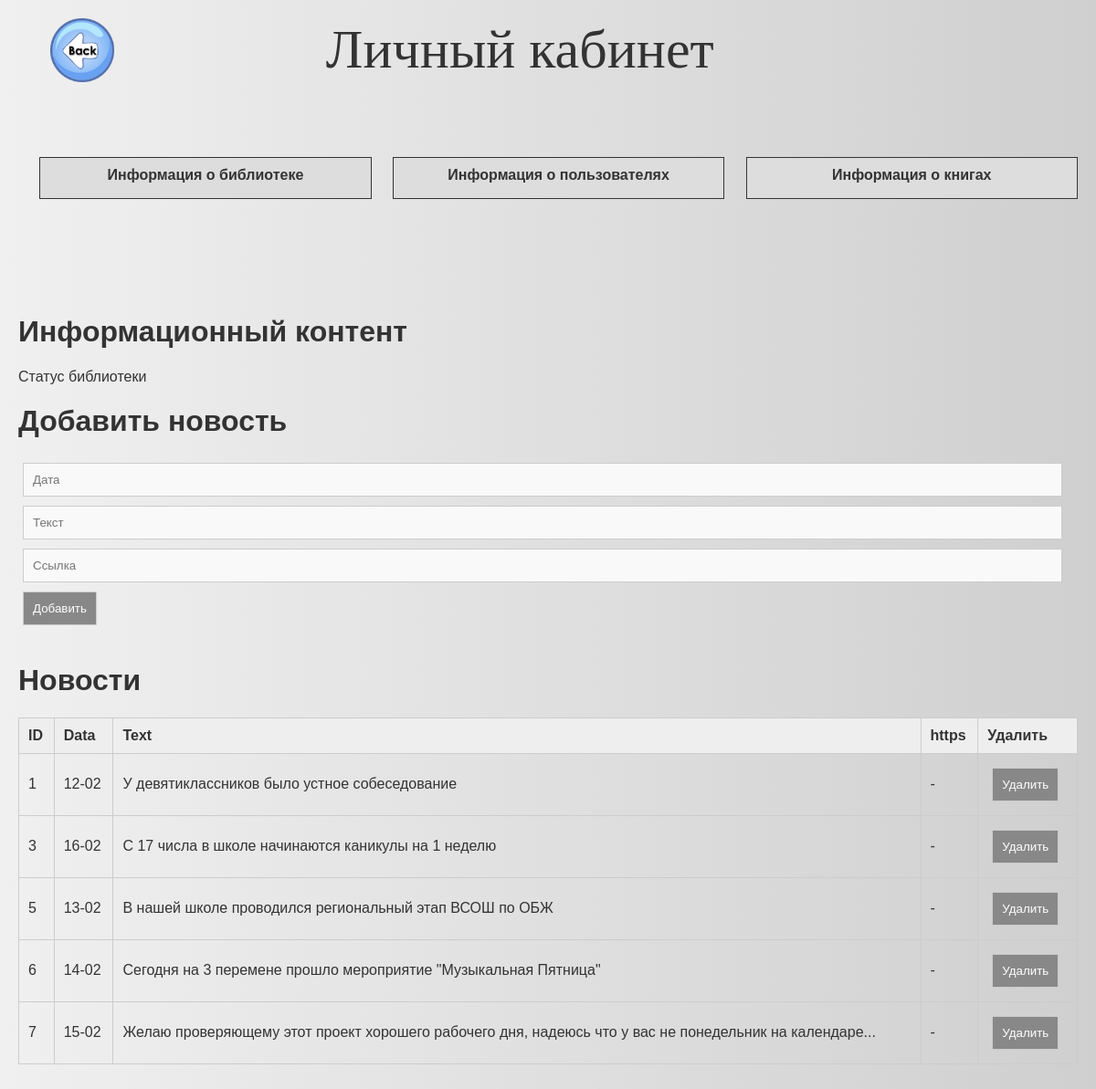
Screenshot of /admin_panel with the database file from the repository.
### models.py (models this page shows)
class News(db.Model):
    __tablename__ = 'news'
    id = db.Column(db.Integer, primary_key=True)
    data = db.Column(db.String(80), nullable=False)
    text = db.Column(db.String(80), nullable=False)
    https = db.Column(db.String(80), nullable=False)

### app.py (the view, shortened to what this page needs)
@app.route('/admin_panel', methods=['GET', 'POST'])
def admin_panel():
    news = News.query.all()
    users = User.query.all()
    books = Book.query.all()
    return render_template('Admin.html', users=users, books=books, news=news)

### templates/Admin.html (shortened to what this page needs)
<!DOCTYPE html>
<html lang="ru">
<head>
</head>
<body>
    <div class="Main000">
        <a class="exit" href="/Kvass52">
        </a>
    <div class="zagolovok">Личный кабинет</div>
    </div>
    <div class="Main0000">
    <div class="button" id="id1" class="active2"> Информация о библиотеке</div>
    <div class="button" id="id2"> Информация о пользователях</div>
    <div class="button" id="id3"> Информация о книгах</div>
    </div>
    <div class="main222" id="main001" class="active">
        <h1>Информационный контент</h1>
        <div class="Shablon">
            <div class="text525252"> Статус библиотеки</div>
        </div>
            <h1>Добавить новость</h1>
    <form method="post">
        <input type="text" name="data" placeholder="Дата" required>
        <input type="text" name="text" placeholder="Текст" required>
        <input type='text' name="https" placeholder="Ссылка" required>
        <button type="submit" name="add_new">Добавить</button>
    </form>
            <h1>Новости</h1>
    <table>
        <tr>
            <th>ID</th>
            <th>Data</th>
            <th>Text</th>
            <th>https</th>
            <th>Удалить</th>
        </tr>
        {% for new in news %}
            <tr>
                <td>{{ new.id }}</td>
                <td>{{ new.data }}</td>
                <td>{{ new.text }}</td>
                <td>{{ new.https }}</td>
                <td> <form action="{{ url_for('delete_new', new_id=new.id) }}" method="post">
                        <button type="submit">Удалить</button>
                    </form>
                </td>
            </tr>
        {% endfor %}
    </table>
    </div>
</body>
</html>

### templates/Admin.html (style rules this page uses)
body { font-family: Arial, sans-serif; background-image: linear-gradient(to right, #f0f0f0, #cfcfcf); color: #333; margin: 20px; }
h1 { color: #333; }
table { width: 100%; border-collapse: collapse; margin-bottom: 20px; }
th, td { padding: 10px; text-align: left; border: 1px solid #ccc; }
th { background-color: #eee; }
form { display: inline; }
input, button { margin: 5px; padding: 10px; border: 1px solid #ccc; }
input[type="text"], input[type="number"], textarea { width: calc(100% - 22px); background-color: #f9f9f9; color: #333; }
button { cursor: pointer; background-color: #888; color: #fff; }
.Main000 { height: 20%; width: 100%; background-color: transparent; display: flex; flex-direction: row; }
.exit { width: 70px; height: 70px; margin-left: 3%; background-image: url("static/Back.png"); background-size: cover; background-color: transparent; }
.zagolovok { font-size: 60px; font-family: "Comic Sans MS"; margin-left: 20%; color: #333; }
.Main0000 { display: flex; flex-direction: row; height: 20%; width: 100%; font-size: 100%; font-weight: 700; text-align: center; text-indent: 0%; }
.main222 { display: none; }
.active { display: grid; }
.active2 { background-color: #504d4f; }
.button { cursor: pointer; padding: 10px; border: 1px solid #333; margin-left: 2%; width: 30%; height: 16%; background-color: #ddd; color: #333; }

### rows the page displays
News: id "1", data "12-02", text "У девятиклассников было устное собеседование", https "-"
News: id "3", data "16-02", text "С 17 числа в школе начинаются каникулы на 1 неделю", https "-"
News: id "5", data "13-02", text "В нашей школе проводился региональный этап ВСОШ по ОБЖ", https "-"
News: id "6", data "14-02", text "Сегодня на 3 перемене прошло мероприятие \"Музыкальная Пятница\"", https "-"
News: id "7", data "15-02", text "Желаю проверяющему этот проект хорошего рабочего дня, надеюсь что у вас не понедельник на календаре...", https "-"
